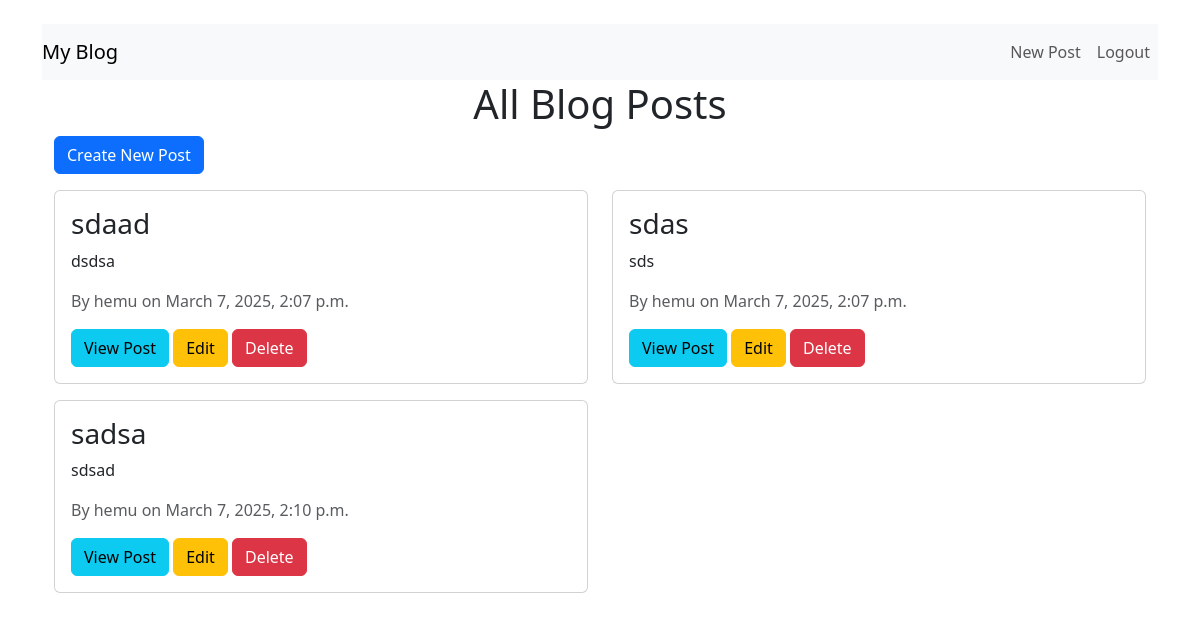
Screenshot of / (signed in) with the database file from the repository.
### blog/models.py (models this page shows, shortened)
class BlogPost(models.Model):
    title = models.CharField(max_length=255)
    content = models.TextField()
    author = models.ForeignKey(User, on_delete=models.CASCADE)
    created_at = models.DateTimeField(auto_now_add=True)
    updated_at = models.DateTimeField(auto_now=True)

### blog/views.py (the view)
# urls.py: path("", login_required(views.post_list), name="post_list"),
def post_list(request):
    posts = BlogPost.objects.filter(author=request.user)  # Show only user's posts
    return render(request, 'blog/post_list.html', {'posts': posts})

### blog/templates/blog/post_list.html (shortened to what this page needs)
{% extends 'blog/base.html' %}
{% block content %}
<h1 class="text-center">All Blog Posts</h1>
<a href="{% url 'post_create' %}" class="btn btn-primary mb-3">Create New Post</a>
<div class="row">
    {% for post in posts %}
        <div class="col-md-6">
            <div class="card mb-3">
                <div class="card-body">
                    <h3 class="card-title">{{ post.title }}</h3>
                    <p class="card-text">{{ post.content|truncatewords:30 }}</p>
                    <p class="text-muted">By {{ post.author }} on {{ post.created_at }}</p>
                    <a href="{% url 'post_details' post.id %}" class="btn btn-info">View Post</a>
                    <a href="{% url 'post_update' post.id %}" class="btn btn-warning">Edit</a>
                    <a href="{% url 'post_delete' post.id %}" class="btn btn-danger">Delete</a>
                </div>
            </div>
        </div>
    {% endfor %}
</div>
{% endblock %}

### rows the page displays
BlogPost: title "sdaad", content "dsdsa", author "hemu", created_at "March 7, 2025, 2:07 p.m."
BlogPost: title "sdas", content "sds", author "hemu", created_at "March 7, 2025, 2:07 p.m."
BlogPost: title "sadsa", content "sdsad", author "hemu", created_at "March 7, 2025, 2:10 p.m."
